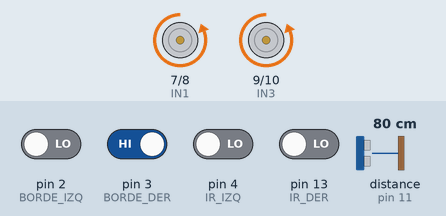
Recording of a sketch running on a simulated Arduino Uno, built with avr-gcc and run on an emulated ATmega328P. On the bench: motor-driver pin pairs drawn as motors (green arrow = first pin HIGH = forward, orange = second pin HIGH = backward, longer = more drive, scaled by the enable pin). Inputs (shaded band) come from the test bench; at power-on: pin 3 (BORDE_DER) HIGH, pin 2 (BORDE_IZQ), pin 4 (IR_IZQ), pin 13 (IR_DER) LOW, distance to the obstacle (sensor on pin 11) 80 cm. The echo pulse lasts 58.3 µs per cm; what the sketch prints to the serial monitor is not drawn.

Above: at 5.9 s.
6.3 s: pin 2 (BORDE_IZQ) driven HIGH
At 7.5 s:
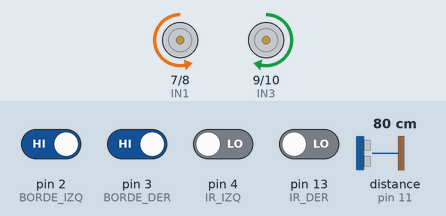
8.1 s: pin 3 (BORDE_DER) driven LOW
At 8.37 s:
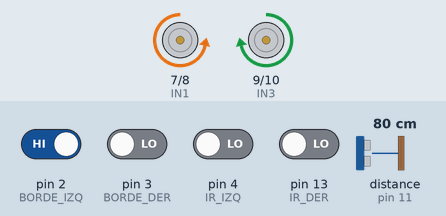
11.1 s: pin 3 (BORDE_DER) driven HIGH
12.9 s: distance to the obstacle (sensor on pin 11) set to 63 cm
14.4 s: distance to the obstacle (sensor on pin 11) set to 54 cm
At 15.2 s:
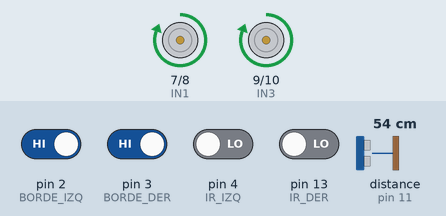
15.9 s: pin 4 (IR_IZQ) driven HIGH
At 16.3 s:
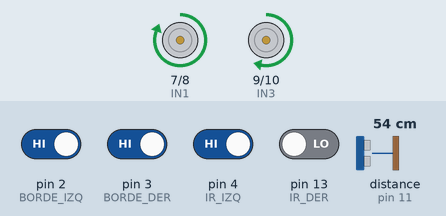
Timing chart, 0 to 18.4 s (numbered marks = the images above; inputs shaded):
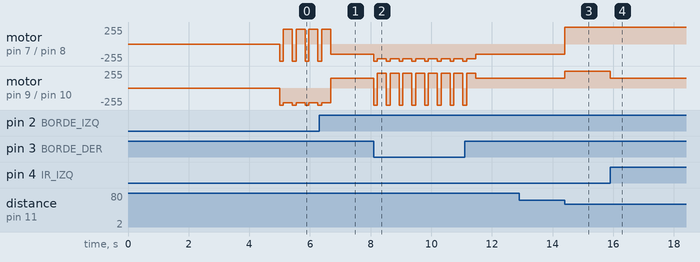

Measured:
- the behaviour switches between 60 and 59 cm on distance to the obstacle (sensor on pin 11) (found by bisection; images 2 and 3)
- after the input at 8.1 s, motor on pin 7 (IN1) / pin 8 (IN2): alternates backward 255/255 for 0.12 s and backward 220/255 for 0.30 s, starting at once; motor on pin 9 (IN3) / pin 10 (IN4): alternates backward 255/255 for 0.12 s and forward 220/255 for 0.30 s, starting at once
- after the input at 12.9 s, every drawn part: stays the same
- after the input at 14.4 s, motor on pin 7 (IN1) / pin 8 (IN2): backward 150/255 → forward 255/255 at once; motor on pin 9 (IN3) / pin 10 (IN4): forward 150/255 → forward 255/255 at once
- after the input at 15.9 s, motor on pin 9 (IN3) / pin 10 (IN4): forward 255/255 → forward 150/255 at once

The sketch:

minisumo.ino
```cpp
// Minisumo: espera los 5 s del reglamento, busca al rival girando, lo
// empuja con la pala y se aleja del borde blanco del dohyo.
//  - Ultrasonido HC-SR04 al frente: ve al rival a distancia.
//  - Dos FC-51 en las esquinas (LOW = hay algo cerca).
//  - Dos TCRT5000 abajo: HIGH sobre el negro del dohyo, LOW sobre el borde blanco.

const int TRIG = 12;
const int ECHO = 11;
const int IR_IZQ = 4;
const int IR_DER = 13;
const int BORDE_IZQ = 2;
const int BORDE_DER = 3;

const int ENA = 5, IN1 = 7, IN2 = 8;   // motores del lado izquierdo
const int ENB = 6, IN3 = 9, IN4 = 10;   // motores del lado derecho

// Velocidad de cada lado: de -255 (atrás) a 255 (adelante)
void motores(int izq, int der) {
  izq = constrain(izq, -255, 255);
  der = constrain(der, -255, 255);
  digitalWrite(IN1, izq >= 0 ? HIGH : LOW);
  digitalWrite(IN2, izq >= 0 ? LOW : HIGH);
  analogWrite(ENA, abs(izq));
  digitalWrite(IN3, der >= 0 ? HIGH : LOW);
  digitalWrite(IN4, der >= 0 ? LOW : HIGH);
  analogWrite(ENB, abs(der));
}

const int ATAQUE = 255;   // a todo lo que da: empujar
const int BUSCAR = 150;   // girar buscando
const int VER_CM = 60;    // a esta distancia (o menos) el rival está al frente
const int MEMORIA_MS = 400; // sigue empujando un rato aunque deje de verlo

// Pegado al rival el ultrasonido no mide (zona ciega de 2 cm): por eso el
// robot "recuerda" que lo vio y sigue empujando.
unsigned long atacarHasta = 0;

// Mide la distancia en cm con el HC-SR04 (400 si no hay eco)
long medirCm() {
  digitalWrite(TRIG, LOW);
  delayMicroseconds(2);
  digitalWrite(TRIG, HIGH);      // pulso de 10 µs = "dispara"
  delayMicroseconds(10);
  digitalWrite(TRIG, LOW);
  long us = pulseIn(ECHO, HIGH, 30000);  // cuánto dura el eco (máx. 30 ms)
  if (us == 0) return 400;               // sin eco: nada adelante
  return us / 58;                        // 58 µs por cada cm (ida y vuelta)
}

void setup() {
  pinMode(TRIG, OUTPUT); pinMode(ECHO, INPUT);
  pinMode(IR_IZQ, INPUT); pinMode(IR_DER, INPUT);
  pinMode(BORDE_IZQ, INPUT); pinMode(BORDE_DER, INPUT);
  pinMode(ENA, OUTPUT); pinMode(IN1, OUTPUT); pinMode(IN2, OUTPUT);
  pinMode(ENB, OUTPUT); pinMode(IN3, OUTPUT); pinMode(IN4, OUTPUT);
  motores(0, 0);
  Serial.begin(9600);
  Serial.println("Esperando 5 s (reglamento)...");
  delay(5000);              // ¡obligatorio! si se mueve antes, pierde la ronda
  Serial.println("¡A pelear!");
}

void loop() {
  // 1. Lo primero es no caerse: si un sensor ve el borde blanco, retroceder
  //    y girar hacia el centro.
  bool bordeIzq = digitalRead(BORDE_IZQ) == LOW;
  bool bordeDer = digitalRead(BORDE_DER) == LOW;
  if (bordeIzq || bordeDer) {
    motores(-255, -255);                // un poquito atrás (atrás también hay borde)…
    delay(120);
    if (bordeIzq) motores(220, -220);   // …y girar en el lugar hacia el centro
    else motores(-220, 220);
    delay(300);
    return;
  }

  // 2. ¿Dónde está el rival?
  long cm = medirCm();
  bool izq = digitalRead(IR_IZQ) == LOW;
  bool der = digitalRead(IR_DER) == LOW;

  if (cm < VER_CM) atacarHasta = millis() + MEMORIA_MS;

  if (millis() < atacarHasta) {
    // ¡Empujar! Si un IR lateral lo ve más de su lado, corregir hacia él
    // para pegarle de frente (si no, la pala resbala y se dan vueltas).
    if (izq && !der) motores(ATAQUE / 2, ATAQUE);
    else if (der && !izq) motores(ATAQUE, ATAQUE / 2);
    else motores(ATAQUE, ATAQUE);
  }
  else if (izq) motores(-BUSCAR, BUSCAR);            // a la izquierda: girar hacia él
  else if (der) motores(BUSCAR, -BUSCAR);            // a la derecha
  else motores(BUSCAR, -BUSCAR);                     // no se ve: buscar girando
}
```
